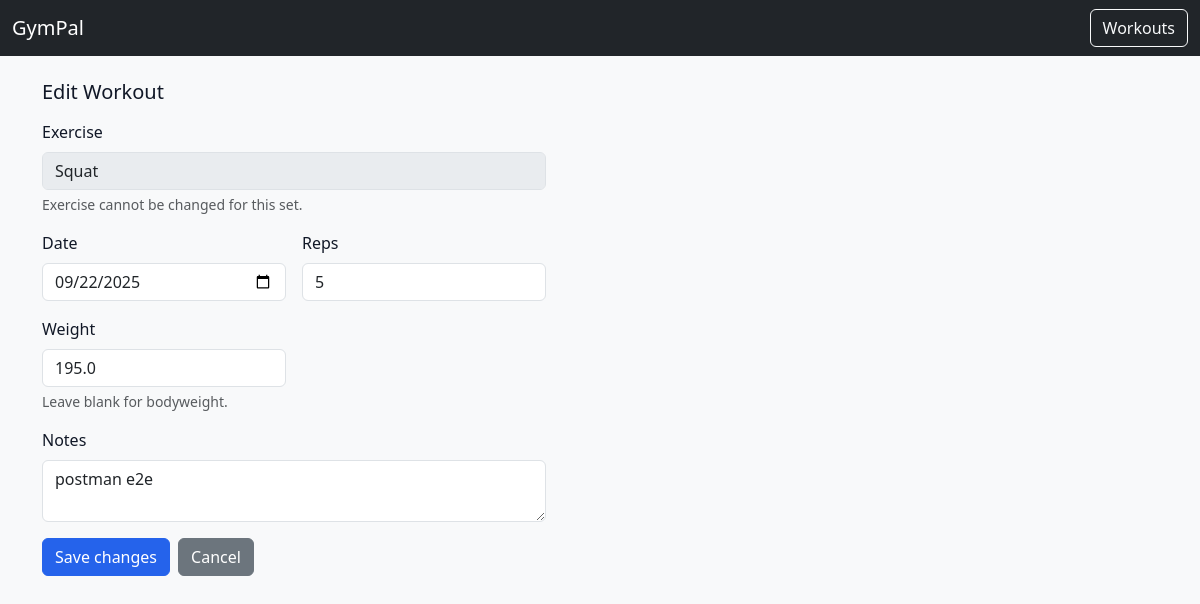
Screenshot of /workouts/set/57/edit with the database file from the repository.
### app.py (models this page shows)
class Base(DeclarativeBase):
    pass

class Exercise(Base):
    __tablename__ = "exercises"
    id = Column(Integer, primary_key=True)
    user_id = Column(Integer, ForeignKey("users.id"), nullable=False)
    name = Column(String(80), nullable=False)
    tag = Column(String(24), default="General")
    user = relationship("User", back_populates="exercises")
    __table_args__ = (
        UniqueConstraint("user_id", "name", name="uq_exercise_user_name"),
    )

class Workout(Base):
    __tablename__ = "workouts"
    id = Column(Integer, primary_key=True)
    user_id = Column(Integer, ForeignKey("users.id"), nullable=False)
    date = Column(Date, default=date.today)
    notes = Column(String(255), default="")
    user = relationship("User", back_populates="workouts")
    sets = relationship("Set", back_populates="workout", cascade="all, delete-orphan")

class Set(Base):
    __tablename__ = "sets"
    id = Column(Integer, primary_key=True)
    workout_id = Column(Integer, ForeignKey("workouts.id"), nullable=False)
    exercise_id = Column(Integer, ForeignKey("exercises.id"), nullable=False)
    reps = Column(Integer, nullable=False)
    weight = Column(Float, nullable=True)
    workout = relationship("Workout", back_populates="sets")
    exercise = relationship("Exercise")

### app.py (the view, shortened to what this page needs)
@app.route("/workouts/set/<int:set_id>/edit", methods=["GET", "POST"])
def edit_set(set_id: int):
    db = SessionLocal()
    try:
        user = get_user(db)
        s = db.get(Set, set_id)
        if not s:
            raise NotFound("Set not found")
        w = db.get(Workout, s.workout_id)
        if not w or w.user_id != user.id:
            raise NotFound("Set not found")
        ex_name = s.exercise.name if s.exercise else "Unknown"
        return render_template(
            "workout_edit_set.html",
            set_obj=s, workout=w, exercise_name=ex_name
        )
    finally:
        SessionLocal.remove()

### app.py (called while the page is built)
def get_user(session):
    u = session.query(User).filter_by(email="default@local").first()
    if not u:
        u = User(email="default@local")
        session.add(u); session.commit()
    return u

@app.after_request
def add_security_headers(resp):
    resp.headers["X-Content-Type-Options"] = "nosniff"
    resp.headers["X-Frame-Options"] = "DENY"
    resp.headers["Referrer-Policy"] = "no-referrer"
    resp.headers["Content-Security-Policy"] = (
        "default-src 'self'; "
        "script-src 'self' https://cdn.jsdelivr.net; "
        "style-src 'self' https://cdn.jsdelivr.net; "
        "img-src 'self' data:; "
        "connect-src 'self';"
    )
    return resp

### templates/workout_edit_set.html
{% extends "base.html" %}
{% block content %}
<h1 class="h5 mb-3">Edit Workout</h1>
<form method="post" class="row g-3" style="max-width: 520px;">
  <div class="col-12">
    <label class="form-label">Exercise</label>
    <input type="text" class="form-control" value="{{ exercise_name }}" disabled>
    <div class="form-text">Exercise cannot be changed for this set.</div>
  </div>
  <div class="col-md-6">
    <label for="date" class="form-label">Date</label>
    <input id="date" name="date" type="date" class="form-control"
           value="{{ workout.date.isoformat() }}">
  </div>
  <div class="col-md-6">
    <label for="reps" class="form-label">Reps</label>
    <input id="reps" name="reps" type="number" min="1" step="1" class="form-control"
           value="{{ set_obj.reps }}">
  </div>
  <div class="col-md-6">
    <label for="weight" class="form-label">Weight</label>
    <input id="weight" name="weight" type="number" min="0" step="0.5" class="form-control"
           value="{{ '' if set_obj.weight is none else set_obj.weight }}">
    <div class="form-text">Leave blank for bodyweight.</div>
  </div>
  <div class="col-12">
    <label for="notes" class="form-label">Notes</label>
    <textarea id="notes" name="notes" class="form-control" rows="2">{{ workout.notes or '' }}</textarea>
  </div>
  <div class="col-12 d-flex gap-2">
    <button type="submit" class="btn btn-primary">Save changes</button>
    <a href="{{ url_for('workouts') }}" class="btn btn-secondary">Cancel</a>
  </div>
</form>
{% endblock %}

### static/main.css (style rules this page uses)
body { font-family: system-ui, -apple-system, Segoe UI, Roboto, Helvetica, Arial, sans-serif; }

### templates/base.html (style rules this page uses)
:root { --gp-primary: #2563eb; --gp-accent: #22c55e; --gp-text: #111827; --gp-muted: #6b7280; --gp-bg: #ffffff; --gp-card: #ffffff; --gp-border: #e5e7eb; }
body { color: var(--gp-text); background: var(--gp-bg); }
.btn-primary { background-color: var(--gp-primary); border-color: var(--gp-primary); }

### rows the page displays
Exercise: name "Squat"
Workout: date "09/22/2025", notes "postman e2e"
Set: reps "5", weight "195.0"
